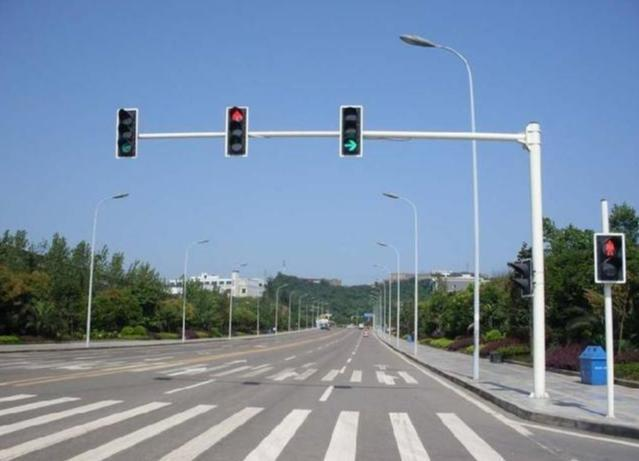
#> input picture 2021.11/20211110/opencv_pro/img/2.jpg, 639 x 461 px, found by its file name
$ python test07.py
#> lines starting #> are read from the running program, lines starting #| are printed output that depends on the picture
import cv2

src = cv2.imread("../img/2.jpg")
#> src is the input picture: shape (461, 639, 3); mean B, G, R 163.9, 141, 121

S_x = cv2.Sobel(src,-1,1,0)
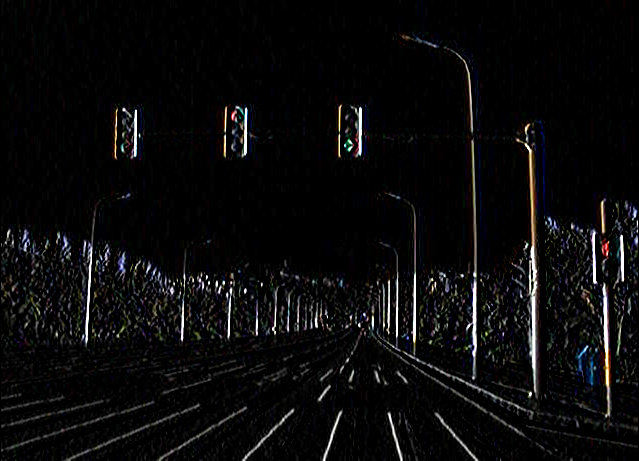
#> S_x: shape (461, 639, 3); mean B, G, R 10.6, 10.3, 10.5
S_y = cv2.Sobel(src,-1,0,1)
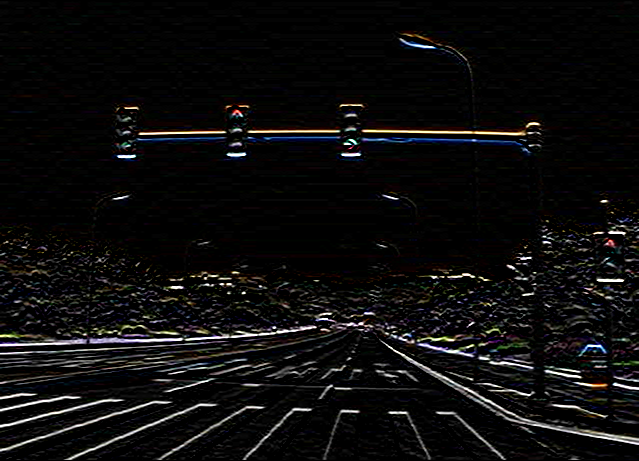
#> S_y: shape (461, 639, 3); mean B, G, R 13.1, 13.1, 13.7
Sc_x = cv2.Scharr(src,-1,1,0)
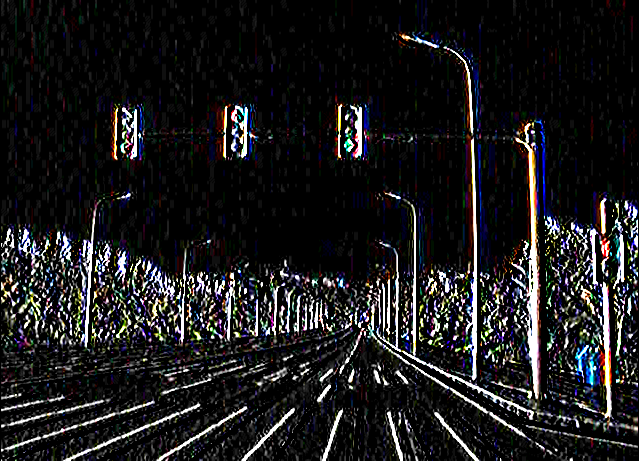
#> Sc_x: shape (461, 639, 3); mean B, G, R 29.1, 28, 28.4
Sc_y = cv2.Scharr(src,-1,0,1)
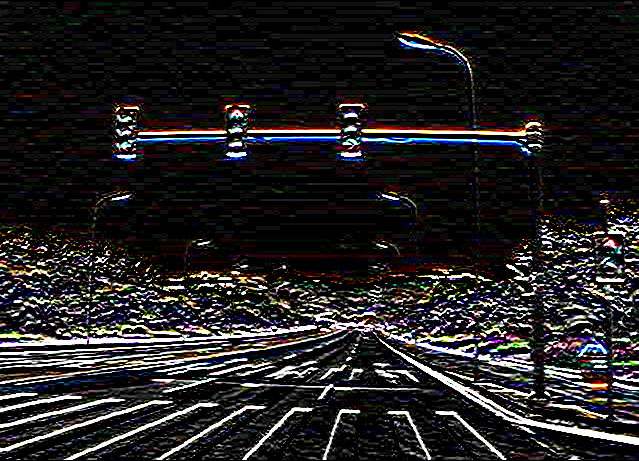
#> Sc_y: shape (461, 639, 3); mean B, G, R 33.8, 33.7, 35.4
cv2.imshow("src",src)
cv2.imshow("S_x",S_x)
cv2.imshow("S_y",S_y)
cv2.imshow("Sc_x",Sc_x)
cv2.imshow("Sc_y",Sc_y)

cv2.waitKey(0)
cv2.destroyAllWindows()
